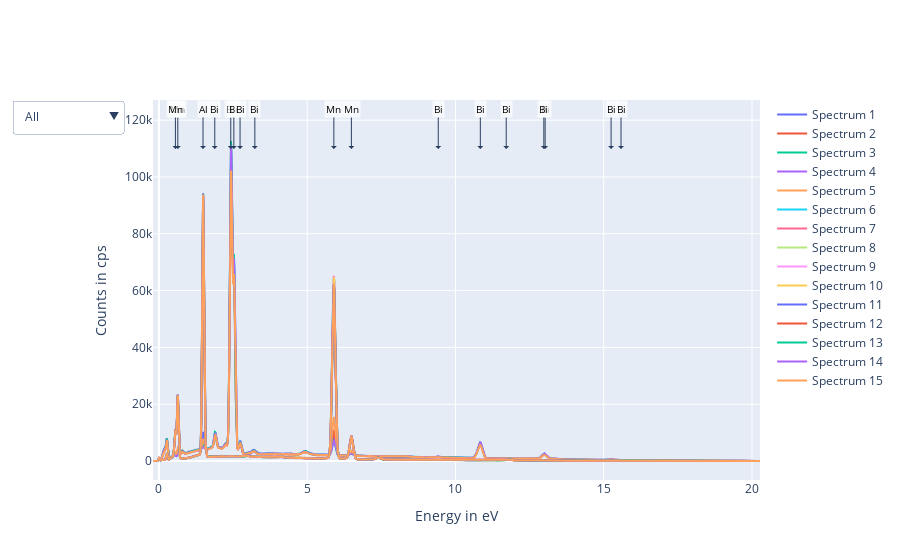

The cell this chart's notebook holds for it:
### Markdown cell above
### Individual EDX Spectra
Reading and plotting all EDX spectra from EMSA-files with an SEM scan showing positions of the points, where the spectra were measured.

### Code cell
#Reading all spectra
allSpectra = {}
allCharEnergies = {}
urls = ['https://keeper.mpdl.mpg.de/f/6048d3e55a1a49b998e3/?dl=1',
        'https://keeper.mpdl.mpg.de/f/4413560f9dc74c139e3d/?dl=1',
        'https://keeper.mpdl.mpg.de/f/a71aea7a20d241f8b6cc/?dl=1',
        'https://keeper.mpdl.mpg.de/f/e34918f649f3480e940c/?dl=1',
        'https://keeper.mpdl.mpg.de/f/236a132063714992874b/?dl=1',
        'https://keeper.mpdl.mpg.de/f/264eabfa34a149af88a9/?dl=1',
        'https://keeper.mpdl.mpg.de/f/e28a65cdc40745e093c1/?dl=1',
        'https://keeper.mpdl.mpg.de/f/2b79935a3cea43a0984b/?dl=1',
        'https://keeper.mpdl.mpg.de/f/2c1099582dfb481b87af/?dl=1',
        'https://keeper.mpdl.mpg.de/f/ea24ac06f82f4496bd6f/?dl=1',
        'https://keeper.mpdl.mpg.de/f/8f1247da9a9e42d49deb/?dl=1',
        'https://keeper.mpdl.mpg.de/f/84b38a2c2949426a8bef/?dl=1',
        'https://keeper.mpdl.mpg.de/f/b79eb749381940db94fc/?dl=1',
        'https://keeper.mpdl.mpg.de/f/aad94f3ff1e74f4bb84a/?dl=1',
        'https://keeper.mpdl.mpg.de/f/aad94f3ff1e74f4bb84a/?dl=1'
       ]
for pointN in range(1,16):
    # url = f'https://nomad-lab.eu/prod/v1/api/v1/uploads/{upload_id}/raw/IFW_EDX_RawData/22632_ROI2_pt{pointN}_spectrum.txt'
    url = urls[pointN-1]
    response = requests.get(url)
    with open(f"22632_ROI2_pt{pointN}_spectrum.txt", "wb") as f:
        f.write(response.content)
        
for pointN in range(1,16):
    emsa = f'22632_ROI2_pt{pointN}_spectrum.txt' 
    spectrum = pd.read_csv(emsa, delimiter=',', comment='#', header=None)
    spectrum.columns = ['Energy', 'Counts']
    allSpectra[pointN] = spectrum

    with open(emsa) as f:
        head = f.read()
        head = head[head.index('OXINSTLABEL') : head.index('#SPECTRUM')]
    char_energy, elem_label = np.array([i.split() for i in head.splitlines()]).transpose()[2:4]
    char_energy = np.array([float(i[:-1]) for i in char_energy])
    allCharEnergies[pointN] = {'Energy': char_energy, 'Element': elem_label}
    # print(allCharEnergies[pointN])

#plotting all specgra with a dropdown menu
import plotly.graph_objects as go
from PIL import Image

# url = f'https://nomad-lab.eu/prod/v1/api/v1/uploads/{upload_id}/raw/IFW_EDX_RawData/data/22632_ROI2_Se_annotated.tiff'
url = 'https://keeper.mpdl.mpg.de/f/01d6dc1fd24b4e1f8bc7/?dl=1'
response = requests.get(url)
img = Image.open(BytesIO(response.content), formats=['tiff'])

#img_path = "IFW_EDX_RawData/22632_ROI2_Se_annotated.tiff"
#img = Image.open(img_path)

plt.figure(figsize=(8, 6))
plt.imshow(img)
plt.axis('off')
plt.show()

# Create traces for all 15 spectra, all visible by default
traces = []
for n in range(1, 16):
    traces.append(go.Scatter(
        name=f'Spectrum {n}',
        x=allSpectra[n]['Energy'],
        y=allSpectra[n]['Counts'],
        visible=True  # Show all by default
    ))

# Prepare annotations for each spectrum
annotations_per_spectrum = []
for n in range(1, 16):
    ann = []
    energies = allCharEnergies[n]['Energy']
    elements = allCharEnergies[n]['Element']
    for energy, elem in zip(energies, elements):
        ann.append(dict(
            x=energy,
            y=max(allSpectra[n]['Counts']),
            xref='x',
            yref='y',
            text=elem,
            showarrow=True,
            arrowhead=1,
            ax=0,
            ay=-40,
            font=dict(color='black', size=10),
            bgcolor='rgba(255,255,255,0.7)'
        ))
    annotations_per_spectrum.append(ann)

plot = go.Figure(data=traces)

# Create dropdown buttons for all spectra and combinations
buttons = [
    dict(
        label="All",
        method="update",
        args=[
            {"visible": [True]*15},
            {"title": "All Spectra", "annotations": annotations_per_spectrum[0]}
        ]
    )
]
for n in range(1, 16):
    vis = [False]*15
    vis[n-1] = True
    buttons.append(
        dict(
            label=f"Spectrum {n}",
            method="update",
            args=[
                {"visible": vis},
                {"title": f"Spectrum {n}", "annotations": annotations_per_spectrum[n-1]}
            ]
        )
    )

plot.update_layout(
    updatemenus=[
        dict(
            active=0,
            buttons=buttons
        )
    ],
    xaxis_title="Energy in eV",
    yaxis_title="Counts in cps",
    # showlegend=True
)

# Set initial annotations for all spectra (show all annotations)
plot.update_layout(annotations=annotations_per_spectrum[0])

plot.show()
